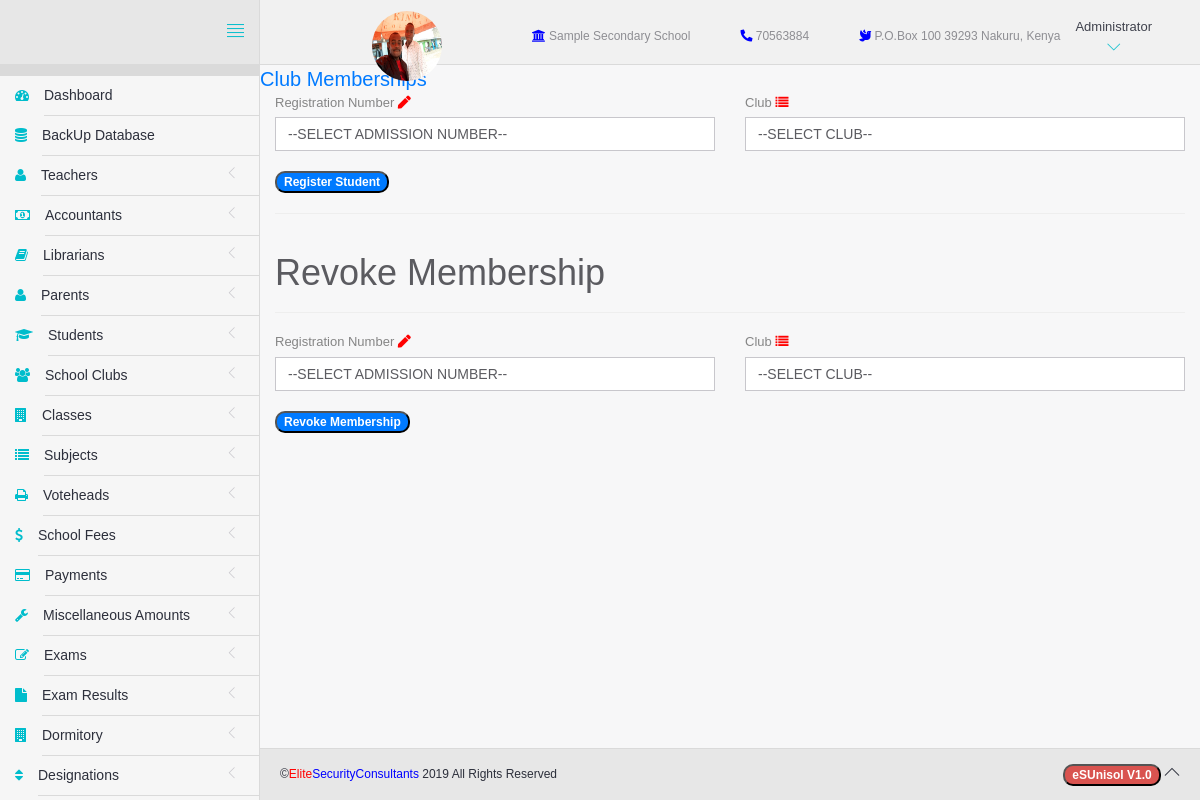
The page /manageMembership.php (signed in) on the database its author committed.
### tables this page shows
CREATE TABLE `settings` (
  `id` int(11) NOT NULL,
  `sName` varchar(100) NOT NULL,
  `Image` varchar(100) NOT NULL DEFAULT '0',
  `Phone` int(15) NOT NULL,
  `pBox` int(11) NOT NULL,
  `pCode` int(11) NOT NULL,
  `pCity` varchar(25) NOT NULL,
  `bName` varchar(30) NOT NULL DEFAULT '-',
  `aNumber` varchar(20) NOT NULL DEFAULT '-',
  `sReceipt` varchar(20) NOT NULL,
  `dWatermark` int(11) NOT NULL DEFAULT '0'
);

### Database.php (called while the page is built, shortened)
<?php
class Database{
  private $host=DB_HOST;
  private $user=DB_USER;
  private $password=DB_PASSWORD;
  private $database=DB_NAME;
  private $connection;
  private $stmt;
  public function __construct(){
    $dsn='mysql:host=' .$this->host . ';dbname=' . $this->database;
    $options=array(
      PDO::ATTR_PERSISTENT => true,
      PDO::ATTR_ERRMODE =>PDO::ERRMODE_EXCEPTION
    );
    try{
      $this->connection=new PDO($dsn, $this->user, $this->password,$options);
    }catch(PDOException $e){
      $this->error=$e->getMessage().PHP_EOL;
    }
  }
  public function query($sql){
    $this->stmt= $this->connection->prepare($sql);
  }
  public function execute(){
    return $this->stmt->execute();
  }
  public function resultSet(){
    $this->execute();
    return $this->stmt->fetchAll(PDO::FETCH_OBJ);
  }
  public function bind($param,$value,$type=null){
    if(is_null($type)){
      switch(true){
        case is_int($value):
          $type=PDO::PARAM_INT;
          break;
      }
    }
  $this->stmt->bindValue($param,$value,$type);
}
public function displayTable($table){
  $this->query("SELECT * FROM ".$table." ORDER BY id ASC");
  $results=$this->resultSet();
  return $results;
}
}

### manageMembership.php (the view, shortened to what this page needs)
<?php
require_once('Database.php');
if(isset($_SESSION['role'])){
	include('head.php');
?>
	<body>
		<div id="app">
<?php
if($_SESSION['role']=="Administrator"){
	include('include/sidebar.php');
}else if($_SESSION['role']=="teacher"){
	include('include/tsidebar.php');
}else if($_SESSION['role']=="Accountant"){
	include('include/asidebar.php');
}else{
	echo "";
}
?>
			<div class="app-content">
						<?php include('include/header.php');?>
				<div class="main-content" >
					<span style="font-size:20px"><span class="text-primary">Club Memberships</span></span>
					<div class="container">
					<form method="POST" action="manageMembership.php" enctype="multipart/form-data">
						<div class="row">
							<div class="col-sm-6">
								<label for="Birthdate" class="label-control">Registration Number</label>&nbsp;<i class="fas fa-pen"style="color:red"></i>
                <select name="reg" class="form-control">
                  <option>--SELECT ADMISSION NUMBER--</option>
                </select>
							</div>
							<div class="col-sm-6">
								<label for="Club" class="label-control">Club</label>&nbsp;<i class="fa fa-list"style="color:red"></i>
								<select name="club" class="form-control">
									<option>--SELECT CLUB--</option>
								</select>
							</div>
						</div>
						<button class="badge badge-primary" name="sub" type="submit" style="margin-top:20px">Register Student</button>
					</form>
					<hr><br>
					<h1>Revoke Membership</h1><hr>
					<form method="POST" action="manageMembership.php" enctype="multipart/form-data">
						<div class="row">
							<div class="col-sm-6">
								<label for="Birthdate" class="label-control">Registration Number</label>&nbsp;<i class="fas fa-pen"style="color:red"></i>
                <select name="reg" class="form-control">
                  <option>--SELECT ADMISSION NUMBER--</option>
                </select>
							</div>
							<div class="col-sm-6">
								<label for="Club" class="label-control">Club</label>&nbsp;<i class="fa fa-list"style="color:red"></i>
								<select name="club" class="form-control">
									<option>--SELECT CLUB--</option>
								</select>
							</div>
						</div>
						<button class="badge badge-primary" name="subr" type="submit" style="margin-top:20px">Revoke Membership</button>
					</form>
				</div>
				</div>
			</div>
	<?php include('include/footer.php');?>
		</div>
	</body>
</html>
<?php }else{
	header("location: index.php");
}

### include/header.php (shortened to what this page needs)
<!DOCTYPE html>
<head>
</head>
<header class="navbar navbar-default navbar-static-top" style="font-size:12px">
					<div class="navbar-header">
						<a href="#" class="sidebar-toggler pull-right visible-md visible-lg" data-toggle-class="app-sidebar-closed" data-toggle-target="#app">
							<i class="ti-align-justify"></i>
						</a>
					</div>
					<div class="navbar-collapse collapse">
						<ul class="nav navbar-right">
							<?php
							$database=new Database();
							$results=$database->displayTable('settings');
							foreach ($results as $key) {
							?><li>
				     	<h6 style="color:red;line-height:50px;padding-right:90px"><img src="<?php echo "assets/images/".$key->Image;?>" width="70px" height="70px" style="border-radius:35px;float:left"></h6>
							</li>
							<li>
									<span style="line-height:70px;padding-left:00px;"><i class="fa fa-university" style="color:blue"></i>&nbsp;<?php echo $key->sName;?></span>
							</li>
							<li>
									<span style="line-height:70px;padding-left:50px;"><i class="fas fa-phone-alt" style="color:blue"></i>&nbsp;<?php echo $key->Phone;?></span>
							</li>
							<li>
									<span style="line-height:70px;padding-left:50px;"><i class="fas fa-dove" style="color:blue"></i>&nbsp;<?php echo "P.O.Box ".$key->pBox." ".$key->pCode." ".$key->pCity.", Kenya";?></span>
							</li>
								<?php } ?>
							<li class="dropdown current-user" style="padding-left:0px;line-height:70px">
								<a href class="dropdown-toggle" data-toggle="dropdown">
									<?php
									echo $_SESSION['role'];?>
									<i class="ti-angle-down"></i></i></span>
								</a>
							</li>
						</ul>
					</div>
				</header>

### assets/css/themes/theme-4.css (style rules this page uses)
body { background: -o-linear-gradient(blue,red) }
header .navbar-header { background: #E7E7E7 !important; border-right-color: #DADADA !important; border-bottom-color: #DADADA !important; }
header .navbar-header .sidebar-toggler, header .navbar-header .sidebar-mobile-toggler { color: #00BDCC !important; }
header .navbar-collapse { background: #F1F1F1 !important; border-bottom-color: #DADADA !important; box-shadow: none !important; }
header .navbar-collapse .navbar-right > li > a { color: #2c2f3b; }
header .navbar-collapse .navbar-right > li > a i { color: #00BDCC !important; }

### rows shown on the page
settings: Image (picture), sName "Sample Secondary School", Phone "70563884", pBox "100", pCode "39293", pCity "Nakuru"

### other values the page prints
$_SESSION['role'] "Administrator"
